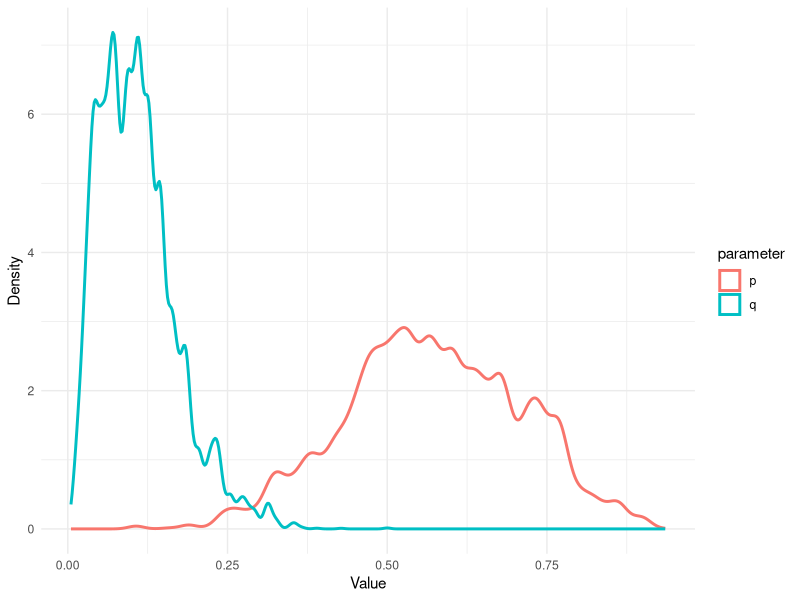

Write the R code that produced this figure.
## ---- chunk 1
knitr::opts_chunk$set(
  collapse = TRUE,
  comment = "#>"
)
include_solutions <- TRUE
## ---- chunk 2
set.seed(17)
require(rmarkdown)
require(knitr)
require(kableExtra)
# Put any library imports and other preamble here.
## ---- chunk 3
#| echo: false
#| label: fig-1
#| fig-cap: "Marginal posterior densities for p and q"

########
#Question 2C
########

set.seed(17)

library("mcmc")
smoking_dat <- read.csv('smoking.csv')

#Extracting relevant summary statistics
Ns <- sum(smoking_dat$cigarettes>0) #Number of smokers
Nns <- 36-Ns #Number of non-smokers
Nsc <- sum(smoking_dat$cigarettes>0 & smoking_dat$cancer) #Number of smokers with cancer
Nnsc <- sum(smoking_dat$cigarettes==0 & smoking_dat$cancer) #Number of non smokers with cancer


#will work with log posterior as that is a requirement of metrop (in mcmc library)
log_posterior <- function(theta){
  p<-theta[1]
  q<-theta[2]
  
  #The Uniform Prior on  parameters p and q. Essentially the heaviside step function.
  if (p <= 0 || p >= 1 || q <= 0 || q >= 1) return(-Inf)
  
  log_post <- Nsc*log(p) + (Ns-Nsc)*log(1-p) + Nnsc*log(q) + (Nns - Nnsc)*log(1-q)
  return (log_post)
}

nsmp <- 100000
params_initial <- c(0.5,0.5) #started here to demonstrate ignorance of the true distribution

posterior <- metrop(
  obj= log_posterior,
  initial = params_initial,
  nbatch=nsmp
)

posterior_samples <- as.matrix(posterior$batch)
colnames(posterior_samples) <- c("p", "q")

#Plotting the marginal posterior densities for p and q

library(ggplot2)

df <- data.frame(
  value = c(posterior_samples[, "p"], posterior_samples[, "q"]),
  parameter = rep(c("p", "q"), each = nrow(posterior_samples))
)

ggplot(df, aes(x = value, color = parameter)) +
  geom_density(linewidth = 1) +
  labs(
    x = "Value",
    y = "Density"
  ) +
  theme_minimal()
